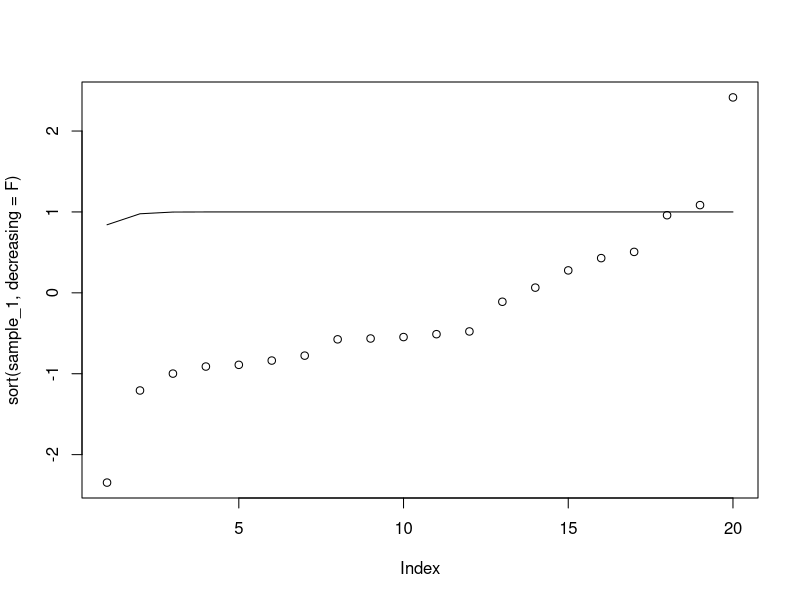
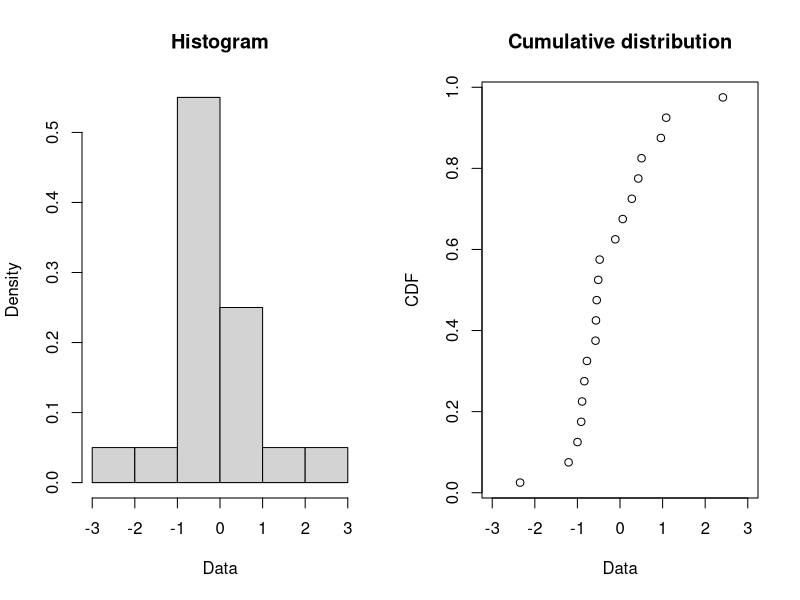
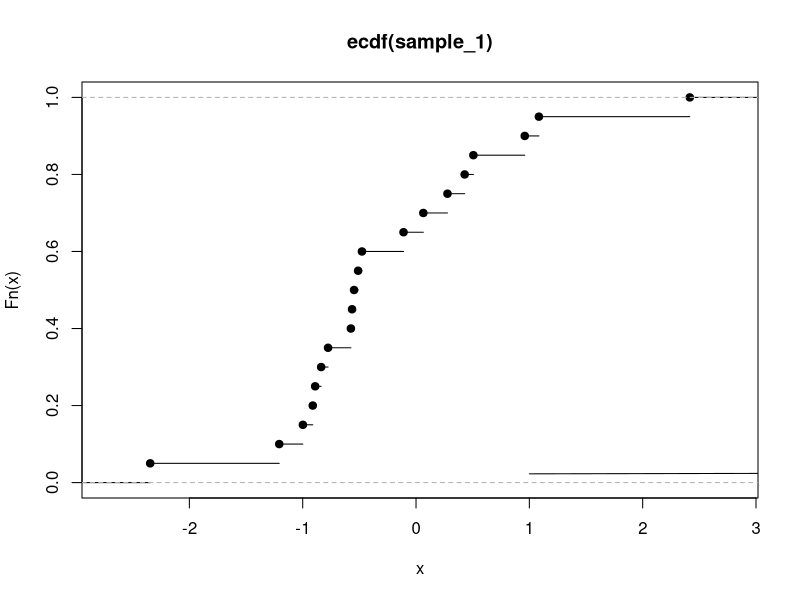
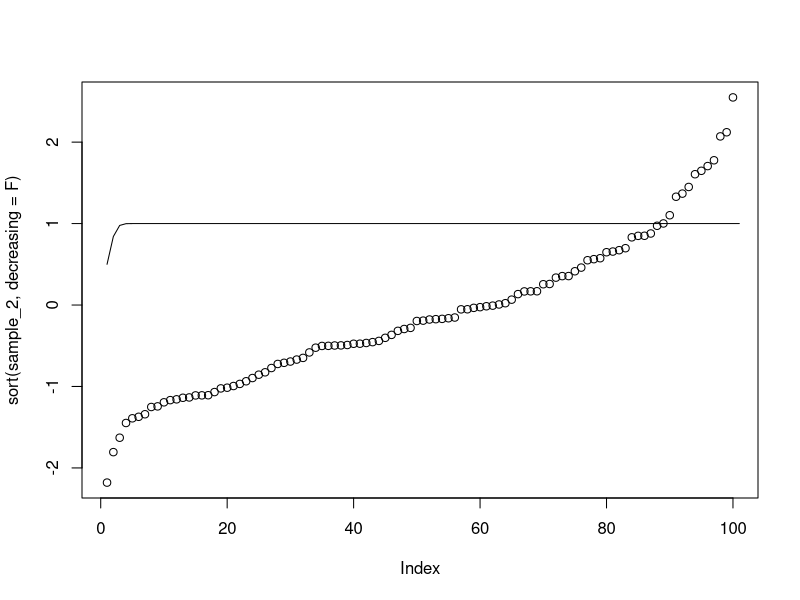
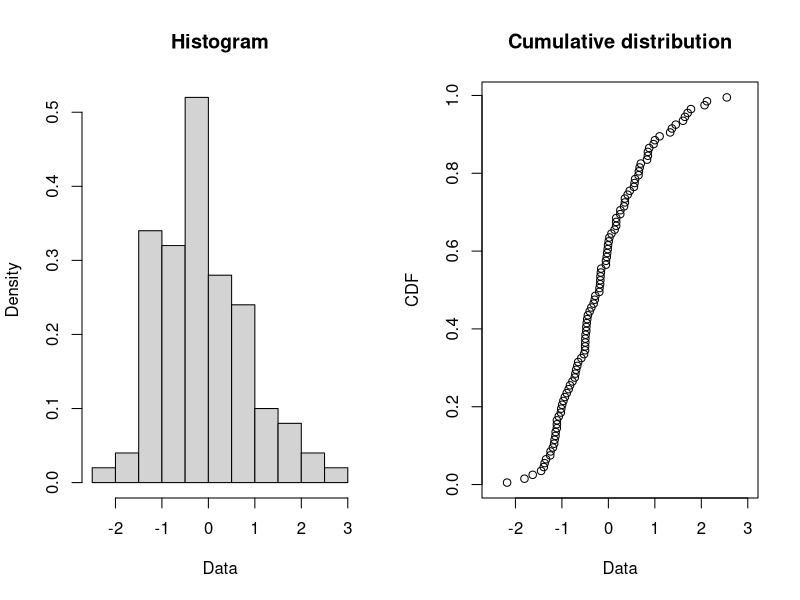
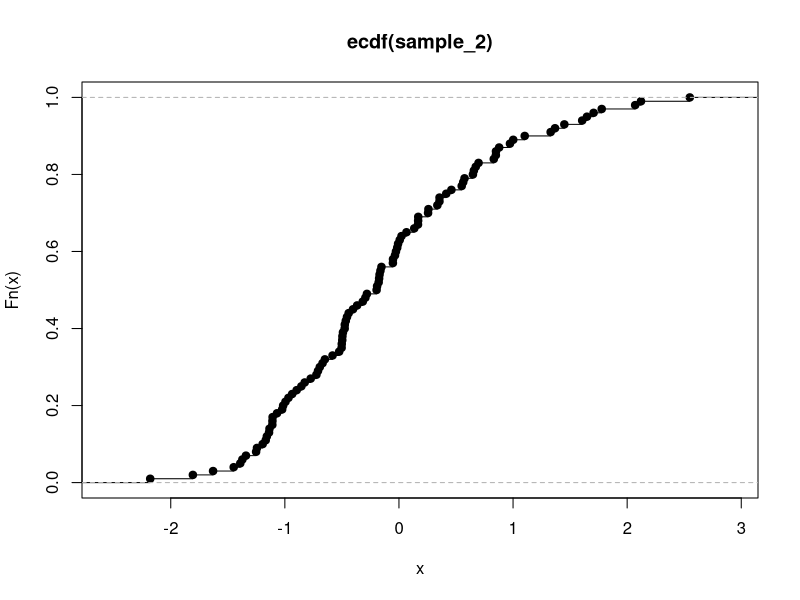

Write the R code that produced these figures, in order.
#------------3.1-------------
set.seed(1234)
library(fitdistrplus)
(sample_1 <- rnorm(20))
sample_2 <- rnorm(100)

plot(sort(sample_1, decreasing=F))
lines(pnorm(1:20), type="l", add=T)
plotdist(sample_1)

#with function ecdf
plot(ecdf(sample_1))
lines(pnorm(seq(-2,2,0.01)), type="l", add=T) #it doesn't work good
?ecdf

#sample_2
plot(sort(sample_2, decreasing=F))
lines(pnorm(0:100), type="l")
plotdist(sample_2)

#with function ecdf
plot(ecdf(sample_2))
